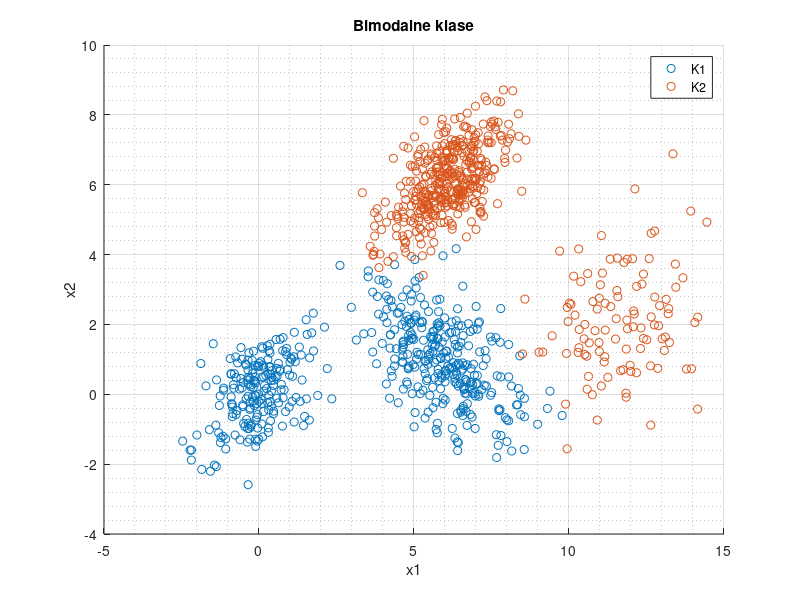

MATLAB code for this plot: (Note: this script raises an error after producing the figure.)
%% Parametri i graficki prikaz
clear; close all; clc;

N = 500; P1 = 0.4; P2 = 0.8;
M1 = [0 0]';
S1 = [1 0.5; 0.5 1];
M2 = [6 1]';
S2 = [1.5 -0.7; -0.7 1.5];
M3 = [6 6]';
S3 = [1 0.6; 0.6 1];
M4 = [12 2]';
S4 = [2 0.2; 0.2 2];

K11 = mvnrnd(M1,S1,N)';
K12 = mvnrnd(M2,S2,N)';
K21 = mvnrnd(M3,S3,N)';
K22 = mvnrnd(M4,S4,N)';

pom = rand(1,N); 
K1 = (pom<=P1).*K11 + (pom>P1).*K12;
K2 = (pom<=P2).*K21 + (pom>P2).*K22;

figure(1)
hold all
title('Bimodalne klase')
scatter(K1(1,:),K1(2,:),'r*');
scatter(K2(1,:),K2(2,:),'bo');
grid on
grid minor
xlabel('x1');
ylabel('x2');
legend('K1','K2');

M1_est = mean(K1')';
S1_est = cov(K1');
M2_est = mean(K2')';
S2_est = cov(K2');

%% Racunanje fgv i histograma
step = 0.1;
x = -5:step:20;
y = -5:step:10;

f1 = zeros(length(x),length(y));
f2 = f1; h = f1;
for i=1:length(x)
    for j=1:length(y)
        X = [x(i); y(j)];
        pdf_values1 = 1 / (2 * pi * sqrt(det(S1))) * exp(-0.5 * (X - M1)'*inv(S1)*(X - M1));
        pdf_values2 = 1 / (2 * pi * sqrt(det(S2))) * exp(-0.5 * (X - M2)'*inv(S2)*(X - M2));
        f1(i,j) = P1*pdf_values1 + (1-P1)*pdf_values2;
        pdf_values3 = 1 / (2 * pi * sqrt(det(S3))) * exp(-0.5 * (X - M3)'*inv(S3)*(X - M3));
        pdf_values4 = 1 / (2 * pi * sqrt(det(S4))) * exp(-0.5 * (X - M4)'*inv(S4)*(X - M4));
        f2(i,j) = P2*pdf_values3 + (1-P2)*pdf_values4;
        
        h(i,j) = - log(f1(i,j)) + log(f2(i,j));
    end
end

f1 = f1/sum(sum(f1));
f2 = f2/sum(sum(f2));

figure
sgtitle('Klasa K2')
subplot(211)
hist3(K2'); 
title('Histogram')
subplot(212)
surf(x, y, f2', 'EdgeColor', 'none');
title('Funkcija gustine verovatnoće')

figure
sgtitle('Klasa K1')
subplot(211)
hist3(K1'); 
title('Histogram')
subplot(212)
surf(x, y, f1', 'EdgeColor', 'none');
title('Funkcija gustine verovatnoće') 

%% Bayes klasifikator
% N1 = N2 -> P1 = P2 = 1/2
% -ln(P2/P1) = 1

figure(10)
hold all
title('Bayes klasifikator')
scatter(K1(1,:),K1(2,:),'r*');
scatter(K2(1,:),K2(2,:),'bo');
contour(x,y,h',[0 0])
grid on
grid minor
xlabel('x1');
ylabel('x2');
legend('K1','K2','Bayes');

figure(9)
hold all
title('Klasifikatori za testiranje hipoteza')
scatter(K1(1,:),K1(2,:),'r*');
scatter(K2(1,:),K2(2,:),'bo');
contour(x,y,h',[0 0])
grid on
grid minor
xlabel('x1');
ylabel('x2');
legend('K1','K2','Bayes');

%% Greska
e_metod1 = [sum(f1(h > 0)); sum(f2(h < 0))].*step^2;

for i=1:length(x)
    for j=1:length(y)
        X = [x(i); y(j)];
        pdf_values1 = 1 / (2 * pi * sqrt(det(S1))) * exp(-0.5 * (X - M1)'*inv(S1)*(X - M1));
        pdf_values2 = 1 / (2 * pi * sqrt(det(S2))) * exp(-0.5 * (X - M2)'*inv(S2)*(X - M2));
        f1(i,j) = P1*pdf_values1 + (1-P1)*pdf_values2;
        pdf_values3 = 1 / (2 * pi * sqrt(det(S3))) * exp(-0.5 * (X - M3)'*inv(S3)*(X - M3));
        pdf_values4 = 1 / (2 * pi * sqrt(det(S4))) * exp(-0.5 * (X - M4)'*inv(S4)*(X - M4));
        f2(i,j) = P2*pdf_values3 + (1-P2)*pdf_values4;
        
        h(i,j) = - log(f1(i,j)) + log(f2(i,j));
        
    end
end


e_metod2 = [0;0];

for i=1:length(K1)
    X = K1(:,i);
    pdf_values1 = 1 / (2 * pi * sqrt(det(S1))) * exp(-0.5 * (X - M1)'*inv(S1)*(X - M1));
    pdf_values2 = (1 / (2 * pi * sqrt(det(S2)))) * exp(-0.5 * (X - M2)'*inv(S2)*(X - M2));
    f1_temp = P1*pdf_values1 + (1-P1)*pdf_values2;
    pdf_values3 = (1 / (2 * pi * sqrt(det(S3)))) * exp(-0.5 * (X - M3)'*inv(S3)*(X - M3));
    pdf_values4 = (1 / (2 * pi * sqrt(det(S4)))) * exp(-0.5 * (X - M4)'*inv(S4)*(X - M4));
    f2_temp = P2*pdf_values3 + (1-P2)*pdf_values4;
    
    H1(i) = - log(f1_temp) + log(f2_temp);
    e_metod2(1) = e_metod2(1) + 1 * (0 < H1(i));
end

for i=1:length(K2)
    X = K2(:,i);
    pdf_values1 = 1 / (2 * pi * sqrt(det(S1))) * exp(-0.5 * (X - M1)'*inv(S1)*(X - M1));
    pdf_values2 = (1 / (2 * pi * sqrt(det(S2)))) * exp(-0.5 * (X - M2)'*inv(S2)*(X - M2));
    f1_temp = P1*pdf_values1 + (1-P1)*pdf_values2;
    pdf_values3 = (1 / (2 * pi * sqrt(det(S3)))) * exp(-0.5 * (X - M3)'*inv(S3)*(X - M3));
    pdf_values4 = (1 / (2 * pi * sqrt(det(S4)))) * exp(-0.5 * (X - M4)'*inv(S4)*(X - M4));
    f2_temp = P2*pdf_values3 + (1-P2)*pdf_values4;
    
    H2(i) = - log(f1_temp) + log(f2_temp); % Wald's Sequential Test
    e_metod2(2) = e_metod2(2) + 1 * (0 > H2(i));
end
e_metod2 = e_metod2/N;

display(sprintf(['Metod:\t' 'Greška prvog tipa' '\tGreška drugog tipa']))
display(['Teorijski:  ' num2str(e_metod1')])
display(['Empirijski: ' num2str(e_metod2')])
%% Test minimalne cene
C11 = 0; C22 = 0;
C21 = 5; C12 = 1;
T = - log((C12 - C22) / (C21 - C11)) ;

figure(9)
contour(x,y,h',[T T], 'm--')
legend('K1','K2','Bayes','Test minimalne cene');

%% Constant False Alarm Ratio
% Neuman-Pearson test
% e2 = e0 jer je e0 vec minimalna greska, nadamo se da ce ovaj uslov imati
% posledicu e1 -> 0

e0 = sum(e_metod1);
e2 = e0;

Nmi = 100*N;
pom = rand(1,Nmi); 
K2_temp = (pom<=P2).*mvnrnd(M3,S3,Nmi)' + (pom>P2).*mvnrnd(M4,S4,Nmi)';

for i=1:Nmi
    X = K2_temp(:,i);
    pdf_values1 = 1 / (2 * pi * sqrt(det(S1))) * exp(-0.5 * (X - M1)'*inv(S1)*(X - M1));
    pdf_values2 = 1 / (2 * pi * sqrt(det(S2))) * exp(-0.5 * (X - M2)'*inv(S2)*(X - M2));
    f1_mi = P1*pdf_values1 + (1-P1)*pdf_values2;
    pdf_values3 = 1 / (2 * pi * sqrt(det(S3))) * exp(-0.5 * (X - M3)'*inv(S3)*(X - M3));
    pdf_values4 = 1 / (2 * pi * sqrt(det(S4))) * exp(-0.5 * (X - M4)'*inv(S4)*(X - M4));
    f2_mi = P2*pdf_values3 + (1-P2)*pdf_values4;
    
    h_mi(i) = - log(f1_mi) + log(f2_mi);
end


h_mi = sort(h_mi);
mi = exp(-h_mi(round(e0*Nmi)));

T = log(mi);

figure(9)
contour(x,y,h',[T T], 'g:')
legend('K1','K2','Bayes','Test minimalne cene','CFAR');

%% Wald
e = [1e-100, 1e-50];
a = -log ((1 - e(1))/e(2)); b = -log(e(1)/(1-e(2)));

seq1_len = [];
seq2_len = [];
figure; hold all;
for i = 1:100
    [Seq1, Seq2] = my_wald(H1(randperm(N)), H2(randperm(N)), a, b);

    plot(Seq1, 'r');
    plot(Seq2, 'b');
    
    seq1_len = [seq1_len length(Seq1)];
    seq2_len = [seq2_len length(Seq2)];
end

plot([0, max([seq1_len seq2_len])], [a, a], 'k--'); 
plot([0, max([seq1_len seq2_len])], [b, b], 'k--');

hold off;
xlabel('Broj odbiraka');
title('Sekvencijalni Wald test');
legend('K1', 'K2', 'Location', 'best');

Ehw1 = sum(sum(step^2*f1.*h));
Ehw2 = sum(sum(step^2*f2.*h));

Esw1 = a*(1-e(1))+b*e(1);
Esw2 = b*(1-e(2))+a*e(2);

Em1 = Esw1/Ehw1; Em2 = Esw2/Ehw2;

display('Teorijski')
display(sprintf('Srednja sekvenca w1: %d\nSrednja sekvenca w2: %d', Em1, Em2));
display('Empirijski')
display(sprintf('Srednja sekvenca w1: %d\nSrednja sekvenca w2: %d', mean(seq1_len), mean(seq2_len)));

%% Broj potrebnih odbiraka Waldovog testa u zavisnosti od greške prvog i drugog tipa

E1 = logspace(-1, -100, 100); E2 = logspace(-1, -100, 100); 

Em1 = zeros(size(E1)); Em2 = zeros(size(E2));

cnt1 = 0;
for e1 = E1
    cnt1 = cnt1 + 1;
    cnt2 = 0;
    for e2 = E2
        cnt2 = cnt2 + 1;
        a = -log ((1 - e(1))/e(2)); b = -log(e(1)/(1-e(2)));

        Ehw1 = sum(sum(step^2*f1.*h));
        Ehw2 = sum(sum(step^2*f2.*h));
        
        Esw1 = a*(1-e1)+b*e1;
        Esw2 = b*(1-e2)+a*e2;

        Em1(cnt1, cnt2) = Esw1/Ehw1; Em2(cnt1, cnt2) = Esw2/Ehw2;
    end
end

%%
figure
sgtitle('Uslovno očekivanje za neophodan broj odbiraka')
subplot(1, 2, 1);
surf(E1, E2, Em1, 'EdgeColor', 'none');
xlabel('\epsilon_1');
ylabel('\epsilon_2');
zlabel('$E\{m|\omega\}$', 'Interpreter', 'latex');
title('K1');

set(gca, 'XScale', 'log');
set(gca, 'YScale', 'log');

subplot(1, 2, 2);
surf(E1, E2, Em2, 'EdgeColor', 'none');
xlabel('\epsilon_1');
ylabel('\epsilon_2');
zlabel('$E\{m|\omega\}$', 'Interpreter', 'latex');
title('K2');

set(gca, 'XScale', 'log');
set(gca, 'YScale', 'log');




%% Pojedinačni Wald test za ceo skup
function [Seq1, Seq2] = my_wald(H1, H2, a, b)
    Sm = 0; Seq1 = [];
    for h1 = H1
        Sm = Sm + h1;
        Seq1 = [Seq1 Sm];
        if Sm < a
            break
        end
    end
    Sm = 0; Seq2 = [];
    for h2 = H2
        Sm = Sm + h2;
        Seq2 = [Seq2 Sm];
        if Sm > b
            break
        end
    end
end



